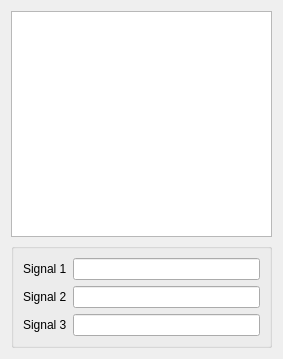
<?xml version="1.0" encoding="UTF-8"?>
<ui version="4.0">
 <class>TestForm</class>
 <widget class="QWidget" name="TestForm">
  <property name="geometry">
   <rect>
    <x>0</x>
    <y>0</y>
    <width>283</width>
    <height>359</height>
   </rect>
  </property>
  <property name="maximumSize">
   <size>
    <width>500</width>
    <height>16777215</height>
   </size>
  </property>
  <property name="windowTitle">
   <string>Test form</string>
  </property>
  <layout class="QVBoxLayout" name="verticalLayout">
   <item>
    <widget class="QTableView" name="tableView"/>
   </item>
   <item>
    <widget class="QGroupBox" name="groupBox">
     <property name="title">
      <string/>
     </property>
     <layout class="QFormLayout" name="formLayout">
      <item row="0" column="0">
       <widget class="QLabel" name="label">
        <property name="text">
         <string>Signal 1</string>
        </property>
       </widget>
      </item>
      <item row="1" column="0">
       <widget class="QLabel" name="label_2">
        <property name="text">
         <string>Signal 2</string>
        </property>
       </widget>
      </item>
      <item row="2" column="0">
       <widget class="QLabel" name="label_3">
        <property name="text">
         <string>Signal 3</string>
        </property>
       </widget>
      </item>
      <item row="0" column="1">
       <widget class="QLineEdit" name="lineEdit"/>
      </item>
      <item row="1" column="1">
       <widget class="QLineEdit" name="lineEdit_2"/>
      </item>
      <item row="2" column="1">
       <widget class="QLineEdit" name="lineEdit_3"/>
      </item>
     </layout>
    </widget>
   </item>
  </layout>
 </widget>
 <resources/>
 <connections/>
</ui>
